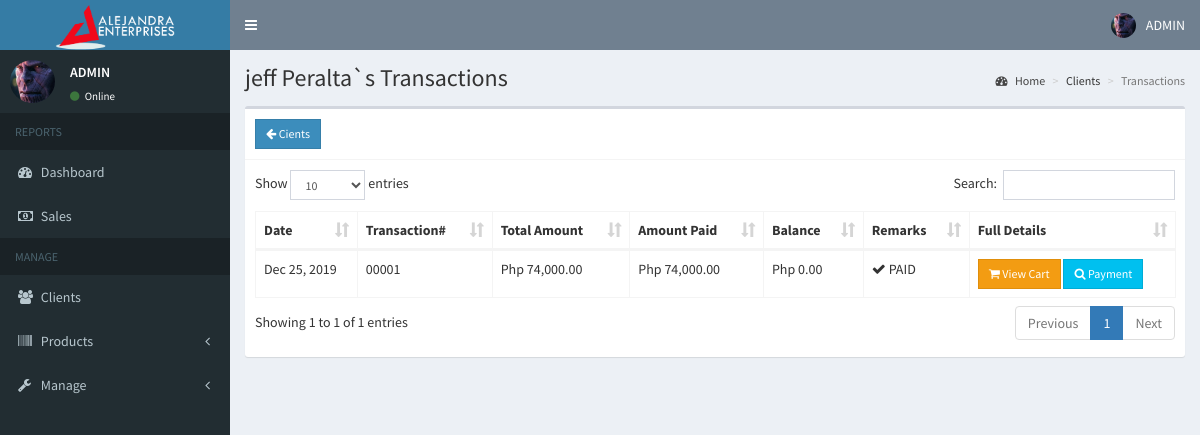
The app's page /admin/transactionx.php?user=32 (signed in) with its own data.
### tables this page shows
CREATE TABLE `users` (
  `id` int(11) NOT NULL,
  `email` varchar(200) NOT NULL,
  `password` varchar(60) NOT NULL,
  `type` int(1) NOT NULL,
  `firstname` varchar(50) NOT NULL,
  `lastname` varchar(50) NOT NULL,
  `company` varchar(255) NOT NULL,
  `address` text NOT NULL,
  `contact_info` varchar(100) NOT NULL,
  `photo` varchar(200) NOT NULL,
  `status` int(1) NOT NULL,
  `activate_code` varchar(15) NOT NULL,
  `reset_code` varchar(15) NOT NULL,
  `created_on` date NOT NULL
);

CREATE TABLE `transaction` (
  `transaction_no` varchar(255) NOT NULL,
  `transaction_date` date NOT NULL,
  `total_amount` int(255) NOT NULL,
  `initial_dp` int(255) NOT NULL,
  `balance` int(255) NOT NULL,
  `amountpaid` int(255) NOT NULL,
  `user_id` int(255) NOT NULL,
  `remarks` varchar(255) NOT NULL,
  `penalty` int(255) NOT NULL
);

### admin/includes/session.php (called while the page is built, shortened)
<?php
	include '../includes/conn.php';
	$conn = $pdo->open();
	$stmt = $conn->prepare("SELECT * FROM users WHERE id=:id");
	$stmt->execute(['id'=>$_SESSION['admin']]);
	$admin = $stmt->fetch();
?>

### admin/transactionx.php (the view, shortened to what this page needs)
<?php
  include 'includes/session.php';
  if(!isset($_GET['user'])){
    header('location: users.php');
    exit();
  }
  else{
    $conn = $pdo->open();
    $stmt = $conn->prepare("SELECT * FROM users WHERE id=:id");
    $stmt->execute(['id'=>$_GET['user']]);
    $user = $stmt->fetch();
  }
?>
<?php include 'includes/header.php'; ?>
<body class="hold-transition skin-blue sidebar-mini">
<div class="wrapper">
  <?php include 'includes/navbar.php'; ?>
  <?php include 'includes/menubar.php'; ?>
  <div class="content-wrapper">
    <section class="content-header">
      <h1>
        <?php echo $user['firstname'].' '.$user['lastname'].'`s Transactions' ?>
      </h1>
      <ol class="breadcrumb">
        <li><a href="#"><i class="fa fa-dashboard"></i> Home</a></li>
        <li>Clients</li>
        <li class="active">Transactions</li>
      </ol>
    </section>
    <section class="content">
      <div class="row">
        <div class="col-xs-12">
          <div class="box">
            <div class="box-header with-border">
              <a href="users.php" class="btn btn-sm btn-primary btn-flat"><i class="fa fa-arrow-left"></i> Cients</a>
            </div>
            <div class="box-body">
              <table class="table table-bordered" id="example1">
                    <thead>
                      <th>Date</th>
                      <th>Transaction#</th>
                      <th>Total Amount</th>
                      <th>Amount Paid</th>
                      <th>Balance</th>
                      <th>Remarks</th>
                      <th>Full Details</th>
                    </thead>
                    <tbody>
                    <?php
                      $conn = $pdo->open();
                      try{
                        $stmt = $conn->prepare("SELECT * FROM transaction WHERE user_id=:user_id ");
                        $stmt->execute(['user_id'=>$user['id']]);
                        foreach($stmt as $row){
                          if ($row['balance']<=0){
                          echo "
                            <tr>
                              <td class='hidden'></td>
                              <td>".date('M d, Y', strtotime($row['transaction_date']))."</td>
                              <td>".$row['transaction_no']."</td>
                              <td>Php ".number_format($row['total_amount'], 2)."</td>
                               <td>Php ".number_format($row['total_amount'], 2)."</td>
                               <td>Php ".number_format(0, 2)."</td>
                                <td><i class='fa fa-check'></i> PAID</td>
                              <td><a href='details.php?transaction=".$row['transaction_no']."&user=".$user['id']."' class='btn btn-sm btn-flat btn-warning''><i class='fa fa-shopping-cart'></i> View Cart</a>
                              <a href='payment.php?transaction=".$row['transaction_no']."&user=".$user['id']."' class='btn btn-sm btn-flat btn-info''><i class='fa fa-search'></i> Payment</a></td>
                            </tr>
                          ";
                        }
                        }
                      }
                      catch(PDOException $e){
                    echo "There is some problem in connection: " . $e->getMessage();
                  }
                    ?>
                    </tbody>
                  </table>
            </div>
          </div>
        </div>
      </div>
    </section>
  </div>
</div>
</body>
</html>

### admin/includes/navbar.php (shortened to what this page needs)
<header class="main-header">
  <a href="#" class="logo">
   <img src="../images/received_265696521033429.png" width="120px">
  </a>
  <nav class="navbar navbar-static-top">
    <a href="#" class="sidebar-toggle" data-toggle="push-menu" role="button">
    </a>
    <div class="navbar-custom-menu">
      <ul class="nav navbar-nav">
        <li class="dropdown user user-menu">
          <a href="#" class="dropdown-toggle" data-toggle="dropdown">
            <img src="<?php echo (!empty($admin['photo'])) ? '../images/'.$admin['photo'] : '../images/profile.jpg'; ?>" class="user-image" alt="User Image">
            <span class="hidden-xs">ADMIN</span>
          </a>
        </li>
      </ul>
    </div>
  </nav>
</header>

### admin/includes/menubar.php (shortened to what this page needs)
<aside class="main-sidebar">
  <section class="sidebar">
    <div class="user-panel">
      <div class="pull-left image">
        <img src="<?php echo (!empty($admin['photo'])) ? '../images/'.$admin['photo'] : '../images/profile.jpg'; ?>" class="img-circle" alt="User Image">
      </div>
      <div class="pull-left info">
        <p>ADMIN</p>
        <a><i class="fa fa-circle text-success"></i> Online</a>
      </div>
    </div>
    <ul class="sidebar-menu" data-widget="tree">
      <li class="header">REPORTS</li>
      <li><a href="home.php"><i class="fa fa-dashboard"></i> <span>Dashboard</span></a></li>
      <li><a href="reports.php"><i class="fa fa-money"></i> <span>Sales</span></a></li>
      <li class="header">MANAGE</li>
      <li><a href="users.php"><i class="fa fa-users"></i> <span>Clients</span></a></li>
      <li class="treeview">
        <a href="#">
          <i class="fa fa-barcode"></i>
          <span>Products</span>
          <span class="pull-right-container">
            <i class="fa fa-angle-left pull-right"></i>
          </span>
        </a>
      </li>
       <li class="treeview">
        <a href="#">
          <i class="fa fa-wrench"></i>
          <span>Manage</span>
          <span class="pull-right-container">
            <i class="fa fa-angle-left pull-right"></i>
          </span>
        </a>
  </li>
  </section>
</aside>

### records on screen
users: photo (picture)
users: firstname "jeff", lastname "Peralta"
transaction: transaction_date "Dec 25, 2019", transaction_no "00001", total_amount "74,000.00"
